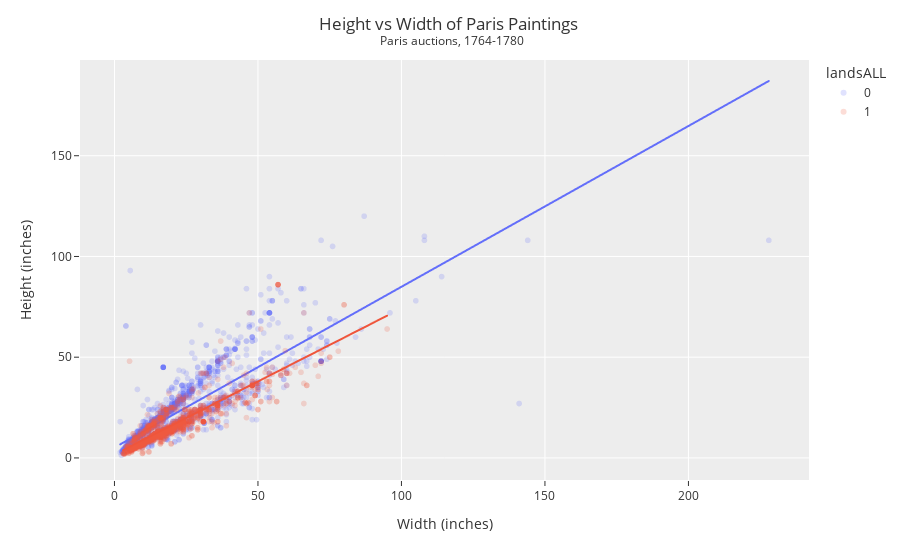

Notebook code cell kept with this figure:
### Markdown cell above
**The prediction is most accurate in the cluster of data from the range 0 < x < 50, the most error will be at the outliers beyond this point that are farther away (in the x-direction) from the cluster. This is because the points from 0 < x < 50 are more compact, and as you move further along the x-axis the points become more polarized and tend to have more variation.**

### Code cell
DF['landsALL'] = DF['landsALL'].apply(lambda x: str(x))

fig_4 = px.scatter(DF,
                 x='Width_in',
                 y="Height_in",
                 color='landsALL',
                 opacity=0.2,
                 trendline='ols')

fig_4.update_layout(template="ggplot2",
                  title='Height vs Width of Paris Paintings <br><sup> Paris auctions, 1764-1780</sup>',
                  title_x=0.5,
                  xaxis_title="Width (inches)",
                  yaxis_title="Height (inches)")

fig_4.show()

### Figure 1 — Plotly figure (JSON) as saved in the notebook; plotly's stock layout.template omitted (floating-point values rounded to 4 significant figures; data arrays with more than 128 entries replaced by an {"elided": "..."} marker saying what was removed)
{"data": [{"hovertemplate": "landsALL=0<br>Width_in=%{x}<br>Height_in=%{y}<extra></extra>", "legendgroup": "0", "marker": {"color": "#636efa", "opacity": 0.2, "symbol": "circle"}, "mode": "markers", "name": "0", "showlegend": true, "type": "scattergl", "x": {"elided": "2119 float values"}, "xaxis": "x", "y": {"elided": "2119 float values"}, "yaxis": "y"}, {"hovertemplate": "<b>OLS trendline</b><br>Height_in = 0.798026 * Width_in + 5.14534<br>R<sup>2</sup>=0.685222<br><br>landsALL=0<br>Width_in=%{x}<br>Height_in=%{y} <b>(trend)</b><extra></extra>", "legendgroup": "0", "marker": {"color": "#636efa", "symbol": "circle"}, "mode": "lines", "name": "0", "showlegend": false, "type": "scattergl", "x": {"elided": "1945 float values"}, "xaxis": "x", "y": {"elided": "1945 float values"}, "yaxis": "y"}, {"hovertemplate": "landsALL=1<br>Width_in=%{x}<br>Height_in=%{y}<extra></extra>", "legendgroup": "1", "marker": {"color": "#EF553B", "opacity": 0.2, "symbol": "circle"}, "mode": "markers", "name": "1", "showlegend": true, "type": "scattergl", "x": {"elided": "1274 float values"}, "xaxis": "x", "y": {"elided": "1274 float values"}, "yaxis": "y"}, {"hovertemplate": "<b>OLS trendline</b><br>Height_in = 0.725527 * Width_in + 1.68002<br>R<sup>2</sup>=0.751025<br><br>landsALL=1<br>Width_in=%{x}<br>Height_in=%{y} <b>(trend)</b><extra></extra>", "legendgroup": "1", "marker": {"color": "#EF553B", "symbol": "circle"}, "mode": "lines", "name": "1", "showlegend": false, "type": "scattergl", "x": {"elided": "1190 float values"}, "xaxis": "x", "y": {"elided": "1190 float values"}, "yaxis": "y"}], "layout": {"legend": {"title": {"text": "landsALL"}, "tracegroupgap": 0}, "margin": {"t": 60}, "title": {"text": "Height vs Width of Paris Paintings <br><sup> Paris auctions, 1764-1780</sup>", "x": 0.5}, "xaxis": {"anchor": "y", "domain": [0, 1], "title": {"text": "Width (inches)"}}, "yaxis": {"anchor": "x", "domain": [0, 1], "title": {"text": "Height (inches)"}}}}
